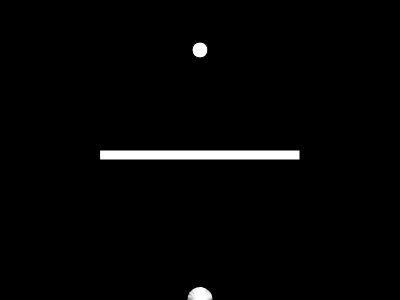
Frame 1 (no input)
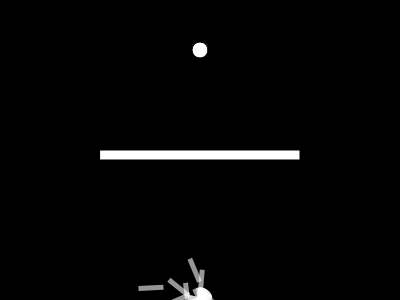
Frame 60 (no input)
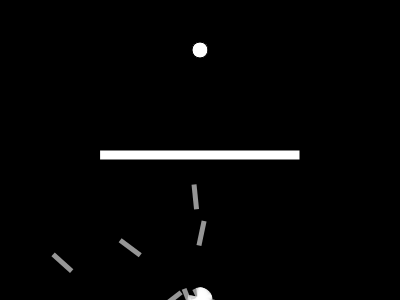
Frame 120 (the mouse pressed at the canvas centre since frame 60)

The p5.js sketch that drew these frames (run headless with seeded random() and noise() and a simulated clock; from frame 60 on, the mouse is pressed at the canvas centre):

// p5.js sketch
// ── sketch.js
let population;
let lifespan = 400;
let lifeP;
let count = 0;
let target;
let maxForce = 0.1;

let rx = 100;
let ry = 150;
let rw = 200;
let rh = 10;

function setup() {
  createCanvas(400, 300);
  population = new Population();
  lifeP = createP();
  target = createVector(width/2, 50);
}

function draw() {
  background(0);
  population.run();
  lifeP.html(count);

  count++;
  if (count == lifespan) {
    population.evaluate();
    population.selection();
    // population = new Population();
    count = 0;
  }

  rect(rx, ry, rw, rh);

  ellipse(target.x, target.y, 16, 16);
}

function Population() {
  this.rockets = [];
  this.popsize = 25;
  this.matingpool = [];

  for (let i = 0; i < this.popsize; i++) {
    this.rockets[i] = new Rocket();
  }

  this.evaluate = function() {

    var maxfit = 0;
    for (let i = 0; i < this.popsize; i++) {
      this.rockets[i].calcFitness();
      if (this.rockets[i].fitness > maxfit) {
        maxfit = this.rockets[i].fitness;
      }
    }

    for (let i = 0; i < this.popsize; i++) {
      this.rockets[i].fitness /= maxfit;
    }

    this.matingpool = [];

    for (let i = 0; i < this.popsize; i++) {
      let n = this.rockets[i].fitness * 100;
      for (let j = 0; j < n; j++) {
        this.matingpool.push(this.rockets[i]);
      }
    }

    this.selection = function() {
      let newRockets = [];

      for (i = 0; i < this.rockets.length; i++) {
        let parentA = random(this.matingpool).dna;
        let parentB = random(this.matingpool).dna;
        let child = parentA.crossover(parentB);
        child.mutation();
        newRockets[i] = new Rocket(child);
      }
      this.rockets = newRockets;
    }

  }

  this.run = function() {
    for (let i = 0; i < this.popsize; i++) {
      this.rockets[i].update();
      this.rockets[i].show();
    }
  }
}

function DNA(genes) {
  if (genes) {
    this.genes = genes;
  } else {
    this.genes = [];
    for (let i = 0; i < lifespan; i++) {
      this.genes[i] = p5.Vector.random2D();
      this.genes[i].setMag(maxForce);
    }
  }

  this.crossover = function(partner) {
    let newgenes = [];
    let mid = floor(random(this.genes.length)); 
    for (let i = 0; i < this.genes.length; i++) {
      if (i > mid) {
        newgenes[i] = this.genes[i];
      } else {
        newgenes[i] = partner.genes[i];
      }
    }
    return new DNA(newgenes);
  }

  this.mutation = function() {
    for (let i = 0; i < this.genes.length; i++) {
      if (random(1) < 0.01) {
        this.genes[i] = p5.Vector.random2D();
        this.genes[i].setMag(maxForce);
      }
    }
  }

}

function Rocket(dna) {
  this.pos = createVector(width/2, height);
  this.vel = createVector();
  this.acc = createVector();
  this.completed = false;
  this.crashed = false;
  if (dna) {
    this.dna = dna;
  } else {
    this.dna = new DNA();
  }
  this.fitness = 0;

  this.applyForce = function(force) {
    this.acc.add(force);
  }

  this.calcFitness = function() {
    let d = dist(this.pos.x, this.pos.y, target.x, target.y);

    this.fitness = map(d, 0, width, width, 0);
    if (this.completed) {
      this.fitness *= 20;
    }
    if (this.crashed) {
      this.fitness /= 10;
    }
  }

  this.update = function() {

    let d = dist(this.pos.x, this.pos.y, target.x, target.y);
    if (d < 10) {
      this.completed = true;
      this.pos = target.copy();
    }

    if (this.pos.x > rx && this.pos.x < rx + rw && this.pos.y > ry && this.pos.y < ry + rh) {
      this.crashed = true;
    }
    if (this.pos.x > width || this.pos.x < 0) {
      this.crashed = true;
    }
    if (this.pos.y > height || this.pos.y < 0) {
      this.crashed = true;
    }

    this.applyForce(this.dna.genes[count]);
    if (!this.completed && !this.crashed) {
      this.vel.add(this.acc);
      this.pos.add(this.vel);
      this.acc.mult(0);
      this.vel.limit(4);
    }
  }

  this.show = function() {
    push();
    noStroke();
    fill(255, 150);
    translate(this.pos.x, this.pos.y);
    rotate(this.vel.heading());
    rectMode(CENTER);
    rect(0, 0, 25, 5);
    pop();
  }

}
